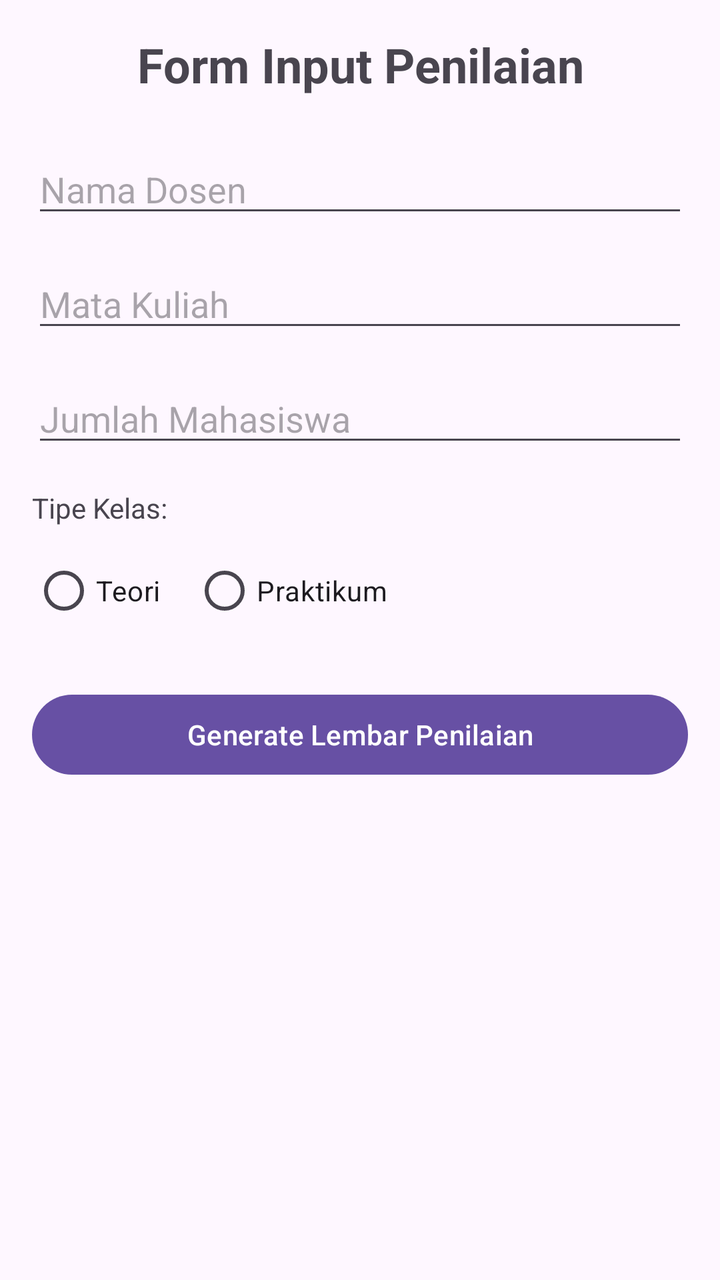
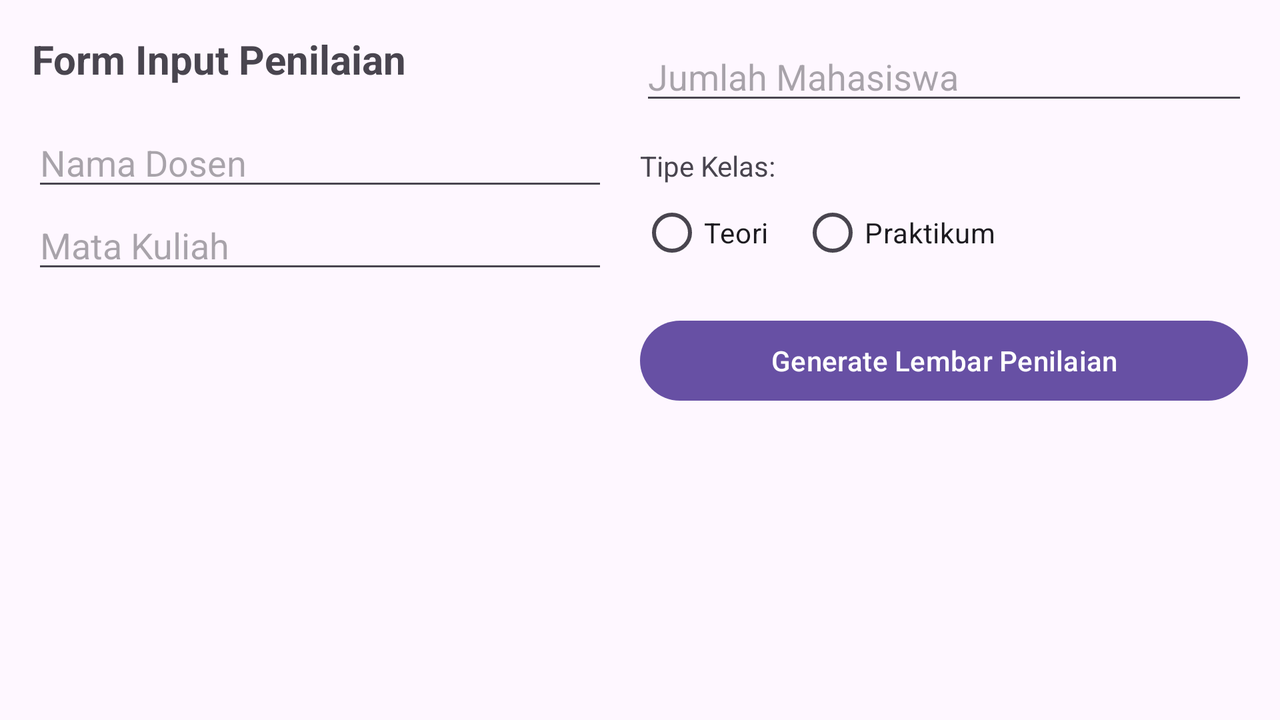

One screen, two layout resources from the same app: the default and the repository's alternative for another configuration. Each is rendered where Android would select it; the XML of both is given below.
<!-- AndroidManifest.xml: application theme Theme.UTS_PembrogSeluler_42430018_Figo -->
<!-- res/layout/activity_main.xml -->
<?xml version="1.0" encoding="utf-8"?>
<ScrollView xmlns:android="http://schemas.android.com/apk/res/android"
    android:layout_width="match_parent"
    android:layout_height="match_parent"
    android:padding="16dp">

    <LinearLayout
        android:layout_width="match_parent"
        android:layout_height="wrap_content"
        android:orientation="vertical">

        <TextView
            android:layout_width="match_parent"
            android:layout_height="wrap_content"
            android:text="Form Input Penilaian"
            android:textSize="24sp"
            android:textStyle="bold"
            android:layout_marginBottom="24dp"
            android:gravity="center" />

        <EditText
            android:id="@+id/etDosen"
            android:layout_width="match_parent"
            android:layout_height="wrap_content"
            android:hint="Nama Dosen"
            android:inputType="textPersonName"
            android:layout_marginBottom="16dp" />

        <EditText
            android:id="@+id/etMatkul"
            android:layout_width="match_parent"
            android:layout_height="wrap_content"
            android:hint="Mata Kuliah"
            android:inputType="text"
            android:layout_marginBottom="16dp" />

        <EditText
            android:id="@+id/etJumlah"
            android:layout_width="match_parent"
            android:layout_height="wrap_content"
            android:hint="Jumlah Mahasiswa"
            android:inputType="number"
            android:layout_marginBottom="16dp" />

        <TextView
            android:layout_width="match_parent"
            android:layout_height="wrap_content"
            android:text="Tipe Kelas:"
            android:layout_marginBottom="8dp" />

        <RadioGroup
            android:id="@+id/rgTipe"
            android:layout_width="match_parent"
            android:layout_height="wrap_content"
            android:orientation="horizontal"
            android:layout_marginBottom="24dp">

            <RadioButton
                android:id="@+id/rbTeori"
                android:layout_width="wrap_content"
                android:layout_height="wrap_content"
                android:text="Teori"
                android:layout_marginEnd="16dp" />

            <RadioButton
                android:id="@+id/rbPraktikum"
                android:layout_width="wrap_content"
                android:layout_height="wrap_content"
                android:text="Praktikum" />
        </RadioGroup>

        <Button
            android:id="@+id/btnGenerate"
            android:layout_width="match_parent"
            android:layout_height="wrap_content"
            android:text="Generate Lembar Penilaian" />

    </LinearLayout>
</ScrollView>
<!-- resources referenced by this layout -->
<resources>
  <style name="Theme.UTS_PembrogSeluler_42430018_Figo" parent="Base.Theme.UTS_PembrogSeluler_42430018_Figo" />
  <style name="Base.Theme.UTS_PembrogSeluler_42430018_Figo" parent="Theme.Material3.DayNight.NoActionBar">
          
          
      </style>
</resources>
<!-- res/layout-land/activity_main.xml (the repository's variant of the layout above) -->
<!-- drawn on the phone turned sideways -->
<?xml version="1.0" encoding="utf-8"?>
<LinearLayout xmlns:android="http://schemas.android.com/apk/res/android"
    android:layout_width="match_parent"
    android:layout_height="match_parent"
    android:orientation="horizontal"
    android:padding="16dp"
    android:baselineAligned="false">

    <LinearLayout
        android:layout_width="0dp"
        android:layout_height="wrap_content"
        android:layout_weight="1"
        android:orientation="vertical"
        android:paddingEnd="16dp">

        <TextView
            android:layout_width="match_parent"
            android:layout_height="wrap_content"
            android:text="Form Input Penilaian"
            android:textSize="20sp"
            android:textStyle="bold"
            android:layout_marginBottom="16dp"/>

        <EditText
            android:id="@+id/etDosen"
            android:layout_width="match_parent"
            android:layout_height="wrap_content"
            android:hint="Nama Dosen"
            android:inputType="textPersonName" />

        <EditText
            android:id="@+id/etMatkul"
            android:layout_width="match_parent"
            android:layout_height="wrap_content"
            android:hint="Mata Kuliah"
            android:inputType="text" />
    </LinearLayout>

    <LinearLayout
        android:layout_width="0dp"
        android:layout_height="wrap_content"
        android:layout_weight="1"
        android:orientation="vertical">

        <EditText
            android:id="@+id/etJumlah"
            android:layout_width="match_parent"
            android:layout_height="wrap_content"
            android:hint="Jumlah Mahasiswa"
            android:inputType="number"
            android:layout_marginBottom="16dp" />

        <TextView
            android:layout_width="match_parent"
            android:layout_height="wrap_content"
            android:text="Tipe Kelas:" />

        <RadioGroup
            android:id="@+id/rgTipe"
            android:layout_width="match_parent"
            android:layout_height="wrap_content"
            android:orientation="horizontal"
            android:layout_marginBottom="16dp">
            <RadioButton
                android:id="@+id/rbTeori"
                android:layout_width="wrap_content"
                android:layout_height="wrap_content"
                android:text="Teori"
                android:layout_marginEnd="16dp"/>
            <RadioButton
                android:id="@+id/rbPraktikum"
                android:layout_width="wrap_content"
                android:layout_height="wrap_content"
                android:text="Praktikum" />
        </RadioGroup>

        <Button
            android:id="@+id/btnGenerate"
            android:layout_width="match_parent"
            android:layout_height="wrap_content"
            android:text="Generate Lembar Penilaian" />
    </LinearLayout>

</LinearLayout>
